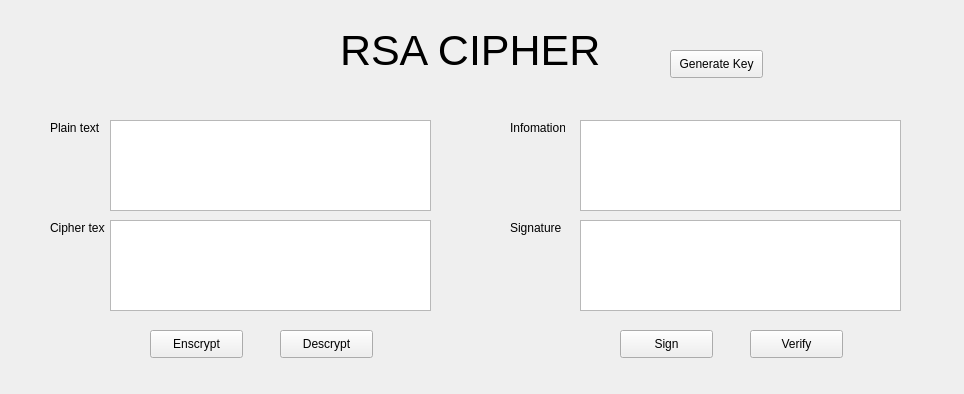
<?xml version="1.0" encoding="UTF-8"?>
<ui version="4.0">
 <class>Form</class>
 <widget class="QWidget" name="Form">
  <property name="geometry">
   <rect>
    <x>0</x>
    <y>0</y>
    <width>964</width>
    <height>394</height>
   </rect>
  </property>
  <property name="windowTitle">
   <string>Form</string>
  </property>
  <widget class="QLabel" name="label">
   <property name="geometry">
    <rect>
     <x>340</x>
     <y>20</y>
     <width>301</width>
     <height>61</height>
    </rect>
   </property>
   <property name="font">
    <font>
     <pointsize>32</pointsize>
    </font>
   </property>
   <property name="text">
    <string>RSA CIPHER</string>
   </property>
  </widget>
  <widget class="QPushButton" name="btn_generate_key">
   <property name="geometry">
    <rect>
     <x>670</x>
     <y>50</y>
     <width>93</width>
     <height>28</height>
    </rect>
   </property>
   <property name="text">
    <string>Generate Key</string>
   </property>
  </widget>
  <widget class="QPushButton" name="txt_enscrypt">
   <property name="geometry">
    <rect>
     <x>150</x>
     <y>330</y>
     <width>93</width>
     <height>28</height>
    </rect>
   </property>
   <property name="text">
    <string>Enscrypt</string>
   </property>
  </widget>
  <widget class="QPushButton" name="txt_descrypt">
   <property name="geometry">
    <rect>
     <x>280</x>
     <y>330</y>
     <width>93</width>
     <height>28</height>
    </rect>
   </property>
   <property name="text">
    <string>Descrypt</string>
   </property>
  </widget>
  <widget class="QTextEdit" name="txt_plain_text">
   <property name="geometry">
    <rect>
     <x>110</x>
     <y>120</y>
     <width>321</width>
     <height>91</height>
    </rect>
   </property>
  </widget>
  <widget class="QLabel" name="label_2">
   <property name="geometry">
    <rect>
     <x>50</x>
     <y>120</y>
     <width>55</width>
     <height>16</height>
    </rect>
   </property>
   <property name="text">
    <string>Plain text</string>
   </property>
  </widget>
  <widget class="QTextEdit" name="txt_cipher_text">
   <property name="geometry">
    <rect>
     <x>110</x>
     <y>220</y>
     <width>321</width>
     <height>91</height>
    </rect>
   </property>
  </widget>
  <widget class="QLabel" name="label_3">
   <property name="geometry">
    <rect>
     <x>50</x>
     <y>220</y>
     <width>55</width>
     <height>16</height>
    </rect>
   </property>
   <property name="text">
    <string>Cipher text</string>
   </property>
  </widget>
  <widget class="QTextEdit" name="txt_infomation">
   <property name="geometry">
    <rect>
     <x>580</x>
     <y>120</y>
     <width>321</width>
     <height>91</height>
    </rect>
   </property>
  </widget>
  <widget class="QPushButton" name="txt_sign">
   <property name="geometry">
    <rect>
     <x>620</x>
     <y>330</y>
     <width>93</width>
     <height>28</height>
    </rect>
   </property>
   <property name="text">
    <string>Sign</string>
   </property>
  </widget>
  <widget class="QLabel" name="label_4">
   <property name="geometry">
    <rect>
     <x>510</x>
     <y>220</y>
     <width>55</width>
     <height>16</height>
    </rect>
   </property>
   <property name="text">
    <string>Signature</string>
   </property>
  </widget>
  <widget class="QPushButton" name="txt_verify">
   <property name="geometry">
    <rect>
     <x>750</x>
     <y>330</y>
     <width>93</width>
     <height>28</height>
    </rect>
   </property>
   <property name="text">
    <string>Verify</string>
   </property>
  </widget>
  <widget class="QTextEdit" name="txt_signature">
   <property name="geometry">
    <rect>
     <x>580</x>
     <y>220</y>
     <width>321</width>
     <height>91</height>
    </rect>
   </property>
  </widget>
  <widget class="QLabel" name="label_5">
   <property name="geometry">
    <rect>
     <x>510</x>
     <y>120</y>
     <width>55</width>
     <height>16</height>
    </rect>
   </property>
   <property name="text">
    <string>Infomation</string>
   </property>
  </widget>
 </widget>
 <resources/>
 <connections/>
</ui>
